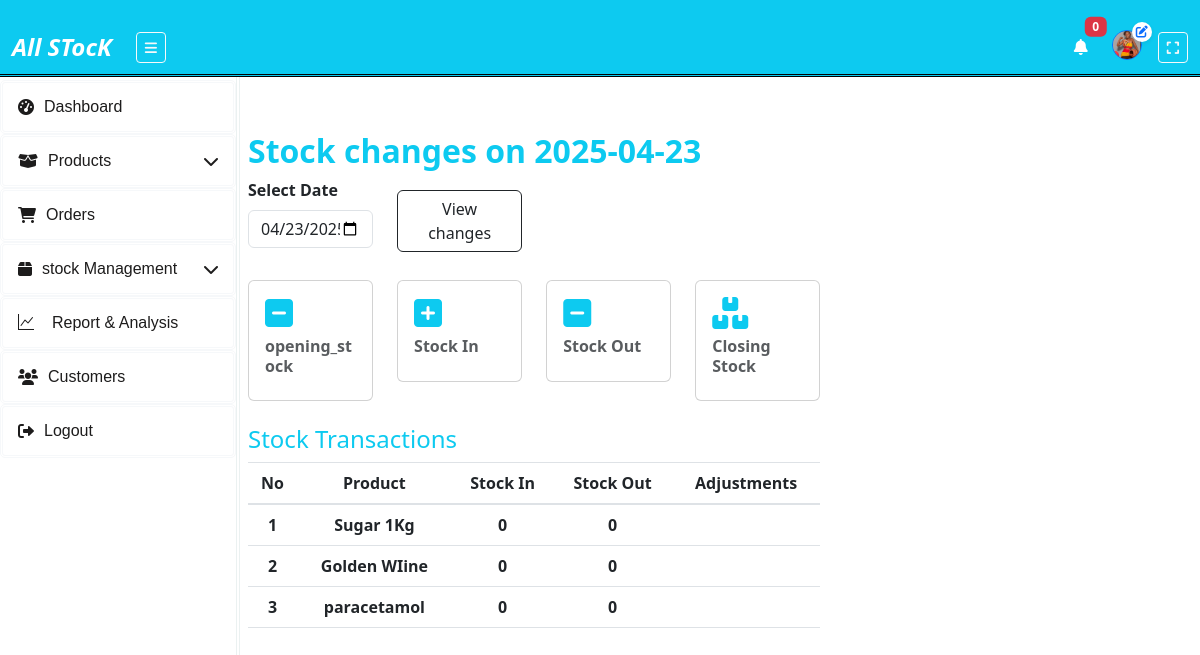
The page /report/ on the database its author committed.
### inventory_sys/models.py (models this page shows, shortened)
class Product(models.Model):
    product_id = models.AutoField(primary_key=True)
    name = models.CharField(max_length=100, unique=True)
    category = models.ForeignKey('Category', on_delete=models.CASCADE)
    selling_price = models.FloatField()
    units = models.CharField(max_length=50, default='pcs')
    quantity_in_stock = models.IntegerField(default=0)
    reorder_quantity = models.PositiveIntegerField(default=0)
    reorder_level = models.PositiveIntegerField(default=0)

### inventory_sys/views.py (the view)
# urls.py: path('report/', views.report_page, name='report'),
def report_page(request):
    selected_date_str = request.GET.get('date', datetime.today().strftime('%Y-%m-%d'))
    selected_date = datetime.strptime(selected_date_str, '%Y-%m-%d').date()
    today = date.today()
    total_stock_in = 0
    total_stock_out = 0
    total_adjustments_in = 0
    total_adjustments_out = 0
    total_cash_made = 0
    total_quantity_sold = 0
    products = Product.objects.all()
    stock_transactions = []
    for product in products:
        stock_in = Stock.objects.filter(product=product, stock_date=selected_date ).aggregate(total=Sum('new_stock'))['total'] or 0
        stock_out = Order.objects.filter( product=product,order_date=selected_date).aggregate(total=Sum('quantity'))['total'] or 0
        positive_adjustments = StockAdjustment.objects.filter(product=product,created_at__date=selected_date,adjustment_type='add').aggregate(total=Sum('quantity'))['total'] or 0
        negative_adjustments = StockAdjustment.objects.filter(product=product,created_at__date=selected_date,adjustment_type='subtract' ).aggregate(total=Sum('quantity'))['total'] or 0
        net_adjustments = positive_adjustments - negative_adjustments
        opening_stock = product.quantity_in_stock - stock_in - net_adjustments + stock_out
        closing_stock = opening_stock + stock_in + positive_adjustments - stock_out - negative_adjustments
        total_stock_in += stock_in
        total_stock_out += stock_out
        total_adjustments_in += positive_adjustments
        total_adjustments_out += negative_adjustments
        stock_transactions.append({
            'product_name': product.name,
            'opening_stock': opening_stock,
            'stock_in': stock_in,
            'stock_out': stock_out,
            'positive_adjustments': positive_adjustments,
            'negative_adjustments': negative_adjustments,
            'closing_stock': closing_stock,
            'net_adjustments': net_adjustments
        })
    total_opening_stock = sum(t['opening_stock'] for t in stock_transactions)
    total_closing_stock = sum(t['closing_stock'] for t in stock_transactions)
    calculated_total_closing = (
        total_opening_stock +
        total_stock_in +
        total_adjustments_in -
        total_stock_out -
        total_adjustments_out
    )
    orders = Order.objects.filter(order_date=selected_date)
    total_customers = orders.values('customer').distinct().count()
    total_orders = orders.count()
    total_cash_made = Order.objects.filter(
        order_date=selected_date
    ).aggregate(total=Sum('final_total'))['total'] or 0
    total_quantity_sold = Order.objects.filter(
        order_date=selected_date
    ).aggregate(total=Sum('quantity'))['total'] or 0
    all_zeros = all([
        total_opening_stock == 0,
        total_stock_in == 0,
        total_stock_out == 0,
        total_adjustments_in == 0,
        total_adjustments_out == 0,
        total_closing_stock == 0,
        total_cash_made == 0,
        total_quantity_sold == 0
    ])
    context = {
        'selected_date': selected_date_str,
        'orders': orders,
        'products': products,
        'stock_transactions': stock_transactions,
        'total_opening_stock': total_opening_stock,
        'total_stock_in': total_stock_in,
        'total_stock_out': total_stock_out,
        'total_adjustments_in': total_adjustments_in,
        'total_adjustments_out': total_adjustments_out,
        'total_closing_stock': total_closing_stock,
        'calculated_total_closing': calculated_total_closing,
        'total_customers': total_customers,
        'total_orders': total_orders,
        'total_cash_made': total_cash_made,
        'total_quantity_sold': total_quantity_sold,
        'all_zeros': all_zeros,
    }
    return render(request, 'InvApp/report.html', context)

### inventory_sys/templates/InvApp/report.html (shortened to what this page needs)
{% extends "InvApp/layout.html" %}
{% block content %}
<div class="container-fluid pt-4">
    <div class="shadow-none  mb-3 ">
        <h2 class="text-info fw-bold  mt-2">Stock changes on {{ selected_date }}</h2>
        <form method="GET" action="{% url 'report' %}">
            <div class="row align-items-center">
                <div class="mb-2 col-md-3">
                    <label for="date" class="form-label fw-bold">Select Date</label>
                    <input type="date" name="date" class="form-control " value="{{ selected_date }}">
                </div>
                <div class="col-md-3 mt-2">
                    <button type="submit" class="btn btn-outline-dark">View changes</button>
                </div>
            </div>
        </form>
    <div class="row mt-4 mb-4">
        <div class="col-md-3">
            <div class="card " style="min-height: 50px;" >
                <div class="card-body">
                    <div class="text-start d-flex justify-content-between">
                        <i class="fas fa-minus-square fa-2x text-info mb-2"></i>
                    </div>
                    <h6 class="text-muted fw-bold">opening_stock </h6>
                </div>
            </div>
        </div>
        <div class="col-md-3 ">
            <div class="card ">
                <div class="card-body " style="min-height: 50px;">
                    <div class="text-start d-flex justify-content-between">
                        <i class="fas fa-plus-square fa-2x text-info mb-2"></i>
                    </div>
                    <h6 class="text-muted fw-bold">Stock In</h6>
                </div>
            </div>
        </div>
        <div class="col-md-3">
            <div class="card " style="min-height: 50px;" >
                <div class="card-body">
                    <div class="text-start d-flex justify-content-between">
                        <i class="fas fa-minus-square fa-2x text-info mb-2"></i>
                    </div>
                    <h6 class="text-muted fw-bold">Stock Out</h6>
                </div>
            </div>
        </div>
        <div class="col-md-3">
            <div class="card ">
                <div class="card-body">
                    <div class="text-start d-flex justify-content-between">
                        <i class="fas fa-boxes fa-2x text-info mb-2"></i>
                    </div>
                    <h6 class="text-muted fw-bold">Closing Stock</h6>
                </div>
            </div>
        </div>
    </div>
    <h4  class="text-info mt-3">Stock Transactions</h4>
        <table class="table text-center">
        <thead >
            <tr>
                <th>No</th>
                <th>Product</th>
                <th>Stock In</th>
                <th>Stock Out</th>
                <th>Adjustments</th>
            </tr>
        </thead>
        <tbody class="table-group-divider fw-bold">
            {% for entry in stock_transactions %}
            <tr>
                <td>{{ forloop.counter }}</td>
                <td>{{ entry.product_name }}</td>
                <td>{{ entry.stock_in }}</td>
                <td>{{ entry.stock_out }}</td>
                <td>{{ entry.adjustment.quantity }}</td>
            </tr>
            {% empty %}
            <tr>
                <td colspan="7" class="text-center">No stock transactions recorded for this date.</td>
            </tr>
            {% endfor %}
        </tbody>
    </table>
{% endblock %}

### inventory_sys/static/style/style.css (style rules this page uses)
html, body { display: flex; width: 100%; height: 100vh; margin: 0; padding: 0; background-color: #f0f0f0; overflow-x: hidden; }
.container-fluid { height: 100%; display: flex; align-items: flex-start; padding-top: 20px; }
.card { border-radius: 10px; transition: transform 0.2s ease-in-out; }

### rows shown on the page
Product: product_name "Sugar 1Kg"
Product: product_name "Golden WIine"
Product: product_name "paracetamol"

### other values the page prints
{{ orders.count }} "0"
{{ selected_date }} "2025-04-23"
{{ entry.stock_in }} "0" "0" "0"
{{ entry.stock_out }} "0" "0" "0"
